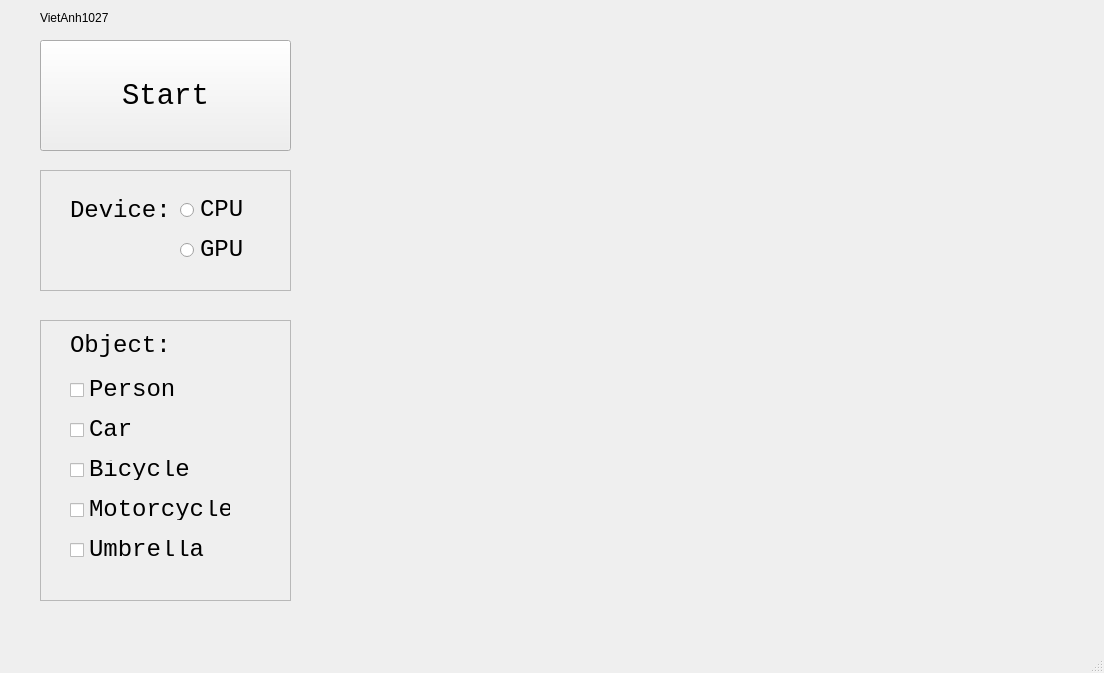
<?xml version="1.0" encoding="UTF-8"?>
<ui version="4.0">
 <class>MainWindow</class>
 <widget class="QMainWindow" name="MainWindow">
  <property name="geometry">
   <rect>
    <x>0</x>
    <y>0</y>
    <width>1104</width>
    <height>673</height>
   </rect>
  </property>
  <property name="font">
   <font>
    <strikeout>false</strikeout>
   </font>
  </property>
  <property name="windowTitle">
   <string>MainWindow</string>
  </property>
  <widget class="QWidget" name="centralwidget">
   <widget class="QLabel" name="label">
    <property name="geometry">
     <rect>
      <x>330</x>
      <y>20</y>
      <width>751</width>
      <height>601</height>
     </rect>
    </property>
    <property name="text">
     <string/>
    </property>
    <property name="pixmap">
     <pixmap>../source/wait.png</pixmap>
    </property>
    <property name="scaledContents">
     <bool>true</bool>
    </property>
   </widget>
   <widget class="QPushButton" name="pushButton">
    <property name="geometry">
     <rect>
      <x>40</x>
      <y>40</y>
      <width>251</width>
      <height>111</height>
     </rect>
    </property>
    <property name="font">
     <font>
      <family>Consolas</family>
      <pointsize>22</pointsize>
      <strikeout>false</strikeout>
     </font>
    </property>
    <property name="statusTip">
     <string>Start to detect</string>
    </property>
    <property name="text">
     <string>Start</string>
    </property>
   </widget>
   <widget class="QFrame" name="frame">
    <property name="geometry">
     <rect>
      <x>40</x>
      <y>170</y>
      <width>251</width>
      <height>121</height>
     </rect>
    </property>
    <property name="font">
     <font>
      <family>Consolas</family>
      <pointsize>18</pointsize>
      <strikeout>false</strikeout>
     </font>
    </property>
    <property name="statusTip">
     <string>Choose device </string>
    </property>
    <property name="frameShape">
     <enum>QFrame::Shape::StyledPanel</enum>
    </property>
    <property name="frameShadow">
     <enum>QFrame::Shadow::Raised</enum>
    </property>
    <widget class="QRadioButton" name="radioGPU">
     <property name="geometry">
      <rect>
       <x>140</x>
       <y>70</y>
       <width>71</width>
       <height>20</height>
      </rect>
     </property>
     <property name="text">
      <string>GPU</string>
     </property>
    </widget>
    <widget class="QRadioButton" name="radioCPU">
     <property name="geometry">
      <rect>
       <x>140</x>
       <y>30</y>
       <width>71</width>
       <height>20</height>
      </rect>
     </property>
     <property name="text">
      <string>CPU</string>
     </property>
    </widget>
    <widget class="QLabel" name="label_device">
     <property name="geometry">
      <rect>
       <x>30</x>
       <y>20</y>
       <width>111</width>
       <height>41</height>
      </rect>
     </property>
     <property name="font">
      <font>
       <family>Consolas</family>
       <pointsize>18</pointsize>
       <strikeout>false</strikeout>
      </font>
     </property>
     <property name="text">
      <string>Device: </string>
     </property>
    </widget>
   </widget>
   <widget class="QFrame" name="frame_2">
    <property name="geometry">
     <rect>
      <x>40</x>
      <y>320</y>
      <width>251</width>
      <height>281</height>
     </rect>
    </property>
    <property name="font">
     <font>
      <family>Consolas</family>
      <pointsize>18</pointsize>
      <strikeout>false</strikeout>
     </font>
    </property>
    <property name="statusTip">
     <string>Choose object to detect</string>
    </property>
    <property name="frameShape">
     <enum>QFrame::Shape::StyledPanel</enum>
    </property>
    <property name="frameShadow">
     <enum>QFrame::Shadow::Raised</enum>
    </property>
    <widget class="QLabel" name="label_object">
     <property name="geometry">
      <rect>
       <x>30</x>
       <y>10</y>
       <width>101</width>
       <height>31</height>
      </rect>
     </property>
     <property name="text">
      <string>Object:</string>
     </property>
    </widget>
    <widget class="QCheckBox" name="checkBoxPerson">
     <property name="geometry">
      <rect>
       <x>30</x>
       <y>60</y>
       <width>111</width>
       <height>20</height>
      </rect>
     </property>
     <property name="text">
      <string>Person</string>
     </property>
    </widget>
    <widget class="QCheckBox" name="checkBoxCar">
     <property name="geometry">
      <rect>
       <x>30</x>
       <y>100</y>
       <width>78</width>
       <height>20</height>
      </rect>
     </property>
     <property name="text">
      <string>Car</string>
     </property>
    </widget>
    <widget class="QCheckBox" name="checkBoxBi">
     <property name="geometry">
      <rect>
       <x>30</x>
       <y>140</y>
       <width>121</width>
       <height>20</height>
      </rect>
     </property>
     <property name="text">
      <string>Bicycle</string>
     </property>
    </widget>
    <widget class="QCheckBox" name="checkBoxMotor">
     <property name="geometry">
      <rect>
       <x>30</x>
       <y>180</y>
       <width>161</width>
       <height>20</height>
      </rect>
     </property>
     <property name="text">
      <string>Motorcycle</string>
     </property>
    </widget>
    <widget class="QCheckBox" name="checkBoxUmb">
     <property name="geometry">
      <rect>
       <x>30</x>
       <y>220</y>
       <width>141</width>
       <height>20</height>
      </rect>
     </property>
     <property name="text">
      <string>Umbrella</string>
     </property>
    </widget>
   </widget>
   <widget class="QLabel" name="name">
    <property name="geometry">
     <rect>
      <x>40</x>
      <y>10</y>
      <width>81</width>
      <height>16</height>
     </rect>
    </property>
    <property name="text">
     <string>VietAnh1027</string>
    </property>
   </widget>
  </widget>
  <widget class="QMenuBar" name="menubar">
   <property name="geometry">
    <rect>
     <x>0</x>
     <y>0</y>
     <width>1104</width>
     <height>33</height>
    </rect>
   </property>
  </widget>
  <widget class="QStatusBar" name="statusbar"/>
 </widget>
 <resources/>
 <connections/>
</ui>
